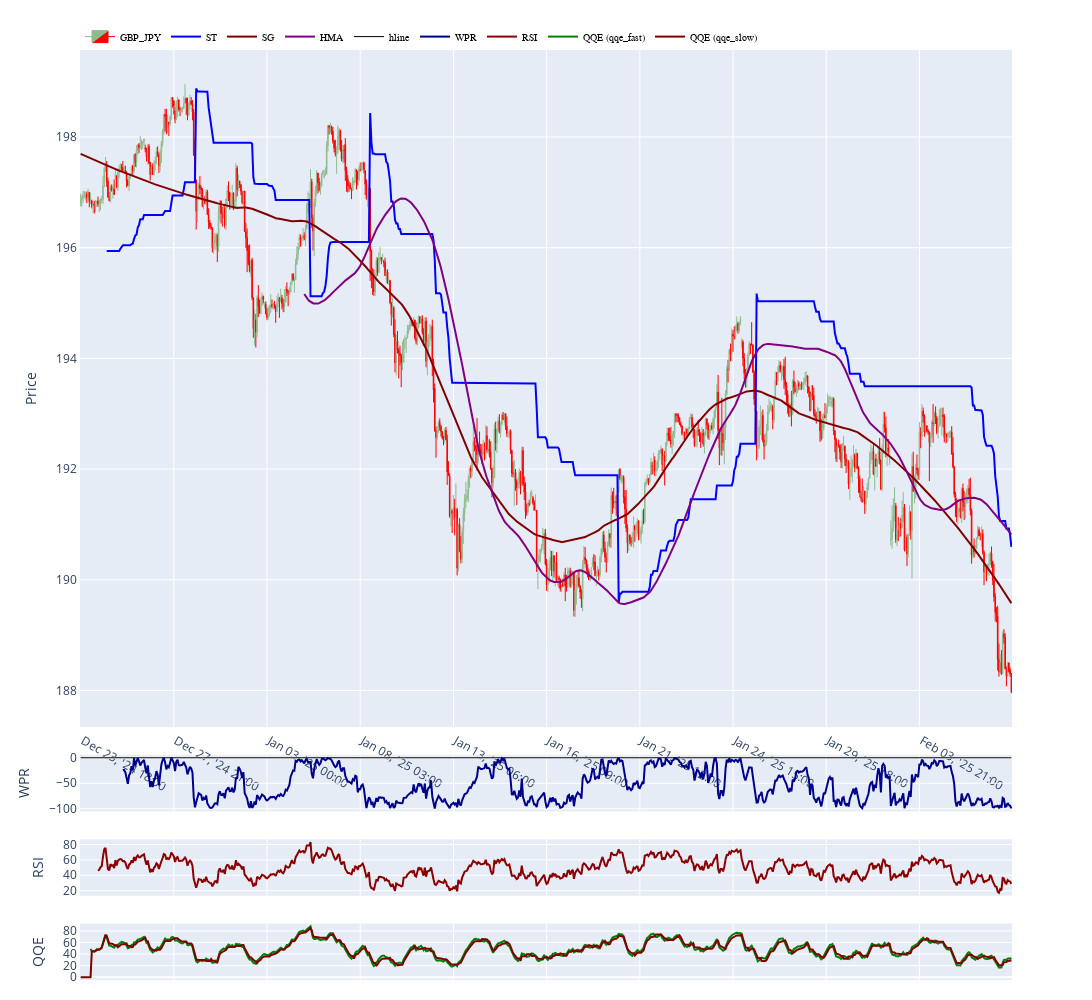

This figure's notebook cell:
### Code cell
gz = Galgoz()
df_plot = data.iloc[-750:].copy()
indicators = gz.indicators(
    SuperTrend(df_plot, atr_period=21, multiplier=6), 
    SG(df_plot, line_color="maroon"),
    HMA(df_plot, line_color="purple"),
    Hline(df_plot, yvalue=0, line_color="black"), 
    WPR(df_plot, window=35, line_color="darkblue"),
    RSI(df_plot, window=14, line_color="darkred", row=3),
    QQE(df_plot, length=8, smooth=5, factor=1.618, row=4)
    )
fig = gz.plot_candles(df_plot, instrument=gz.instrument, indicators=indicators, show=False)
fig.show()

### Figure 1 — Plotly figure (JSON) as saved in the notebook; plotly's stock layout.template omitted (floating-point values rounded to 4 significant figures; data arrays with more than 128 entries replaced by an {"elided": "..."} marker saying what was removed)
{"data": [{"close": {"elided": "750 float values"}, "decreasing": {"fillcolor": "red", "line": {"color": "red"}}, "high": {"elided": "750 float values"}, "hoverinfo": "y+x", "increasing": {"fillcolor": "darkseagreen", "line": {"color": "darkseagreen"}}, "line": {"width": 1}, "low": {"elided": "750 float values"}, "name": "GBP_JPY", "opacity": 1, "open": {"elided": "750 float values"}, "showlegend": true, "type": "candlestick", "x": {"elided": "750 str values"}, "xaxis": "x", "yaxis": "y"}, {"hoverinfo": "y+x", "line": {"color": "blue", "width": 2}, "marker": {"color": "blue", "size": 5, "symbol": "circle"}, "mode": "lines", "name": "ST", "type": "scatter", "x": {"elided": "750 str values"}, "xaxis": "x", "y": {"elided": "750 float values"}, "yaxis": "y"}, {"hoverinfo": "y+x", "line": {"color": "maroon", "width": 2}, "marker": {"color": "blue", "size": 5, "symbol": "circle"}, "mode": "lines", "name": "SG", "type": "scatter", "x": {"elided": "750 str values"}, "xaxis": "x", "y": {"elided": "750 float values"}, "yaxis": "y"}, {"hoverinfo": "y+x", "line": {"color": "purple", "width": 2}, "marker": {"color": "blue", "size": 5, "symbol": "circle"}, "mode": "lines", "name": "HMA", "type": "scatter", "x": {"elided": "750 str values"}, "xaxis": "x", "y": {"elided": "750 float values"}, "yaxis": "y"}, {"hoverinfo": "y+x", "line": {"color": "black", "width": 1}, "marker": {"color": "blue", "size": 5, "symbol": "circle"}, "mode": "lines", "name": "hline", "type": "scatter", "x": {"elided": "750 str values"}, "xaxis": "x", "y": {"elided": "750 int values"}, "yaxis": "y2"}, {"hoverinfo": "y+x", "line": {"color": "darkblue", "width": 2}, "marker": {"color": "blue", "size": 5, "symbol": "circle"}, "mode": "lines", "name": "WPR", "type": "scatter", "x": {"elided": "750 str values"}, "xaxis": "x", "y": {"elided": "750 float values"}, "yaxis": "y2"}, {"hoverinfo": "y+x", "line": {"color": "darkred", "width": 2}, "marker": {"color": "blue", "size": 5, "symbol": "circle"}, "mode": "lines", "name": "RSI", "type": "scatter", "x": {"elided": "750 str values"}, "xaxis": "x", "y": {"elided": "750 float values"}, "yaxis": "y3"}, {"hoverinfo": "y+x", "line": {"color": "green", "width": 2}, "marker": {"color": "blue", "size": 5, "symbol": "circle"}, "mode": "lines", "name": "QQE (qqe_fast)", "type": "scatter", "x": {"elided": "750 str values"}, "xaxis": "x", "y": {"elided": "750 float values"}, "yaxis": "y4"}, {"hoverinfo": "y+x", "line": {"color": "maroon", "width": 2}, "marker": {"color": "blue", "size": 5, "symbol": "circle"}, "mode": "lines", "name": "QQE (qqe_slow)", "type": "scatter", "x": {"elided": "750 str values"}, "xaxis": "x", "y": {"elided": "750 float values"}, "yaxis": "y4"}], "layout": {"height": 1000, "hoverlabel": {"bgcolor": "rgba(255,255,255,0.5)"}, "hovermode": "x unified", "legend": {"bgcolor": "rgba(255,255,255,0)", "font": {"color": "black", "family": "sans-serif", "size": 10}, "orientation": "h", "traceorder": "normal", "x": 0, "y": 1.03}, "margin": {"b": 20, "t": 50}, "width": 2000, "xaxis": {"anchor": "y", "domain": [0, 1], "matches": "x", "rangeslider": {"visible": false}, "showline": true, "showspikes": true, "spikecolor": "green", "spikemode": "across", "spikesnap": "cursor", "tickvals": [" Dec 23, '24 18:00", " Dec 27, '24 21:00", " Jan 03, '25 00:00", " Jan 08, '25 03:00", " Jan 13, '25 06:00", " Jan 16, '25 09:00", " Jan 21, '25 12:00", " Jan 24, '25 15:00", " Jan 29, '25 18:00", " Feb 03, '25 21:00"]}, "xaxis2": {"anchor": "y2", "domain": [0, 1], "matches": "x", "showline": true, "showspikes": true, "showticklabels": false, "spikecolor": "green", "spikemode": "across", "spikesnap": "cursor", "tickvals": [" Dec 23, '24 18:00", " Dec 27, '24 21:00", " Jan 03, '25 00:00", " Jan 08, '25 03:00", " Jan 13, '25 06:00", " Jan 16, '25 09:00", " Jan 21, '25 12:00", " Jan 24, '25 15:00", " Jan 29, '25 18:00", " Feb 03, '25 21:00"]}, "xaxis3": {"anchor": "y3", "domain": [0, 1], "matches": "x", "showline": true, "showspikes": true, "showticklabels": false, "spikecolor": "green", "spikemode": "across", "spikesnap": "cursor", "tickvals": [" Dec 23, '24 18:00", " Dec 27, '24 21:00", " Jan 03, '25 00:00", " Jan 08, '25 03:00", " Jan 13, '25 06:00", " Jan 16, '25 09:00", " Jan 21, '25 12:00", " Jan 24, '25 15:00", " Jan 29, '25 18:00", " Feb 03, '25 21:00"]}, "xaxis4": {"anchor": "y4", "domain": [0, 1], "matches": "x", "showline": true, "showspikes": true, "showticklabels": false, "spikecolor": "green", "spikemode": "across", "spikesnap": "cursor", "tickvals": [" Dec 23, '24 18:00", " Dec 27, '24 21:00", " Jan 03, '25 00:00", " Jan 08, '25 03:00", " Jan 13, '25 06:00", " Jan 16, '25 09:00", " Jan 21, '25 12:00", " Jan 24, '25 15:00", " Jan 29, '25 18:00", " Feb 03, '25 21:00"]}, "yaxis": {"anchor": "x", "domain": [0.272, 1], "showline": true, "showspikes": true, "showticklabels": true, "spikecolor": "green", "spikemode": "across", "spikesnap": "cursor", "title": {"text": "Price"}}, "yaxis2": {"anchor": "x2", "domain": [0.1813, 0.242], "showline": true, "showspikes": true, "showticklabels": true, "spikecolor": "green", "spikemode": "across", "spikesnap": "cursor", "title": {"text": "WPR"}}, "yaxis3": {"anchor": "x3", "domain": [0.09067, 0.1513], "showline": true, "showspikes": true, "showticklabels": true, "spikecolor": "green", "spikemode": "across", "spikesnap": "cursor", "title": {"text": "RSI"}}, "yaxis4": {"anchor": "x4", "domain": [0, 0.06067], "showline": true, "showspikes": true, "showticklabels": true, "spikecolor": "green", "spikemode": "across", "spikesnap": "cursor", "title": {"text": "QQE"}}}}
